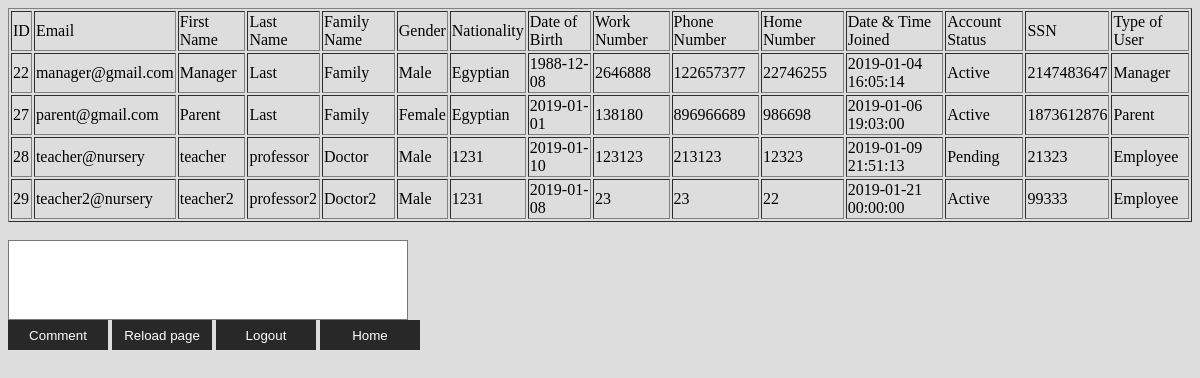
Before: /php/displayUsers.php with the older database file.
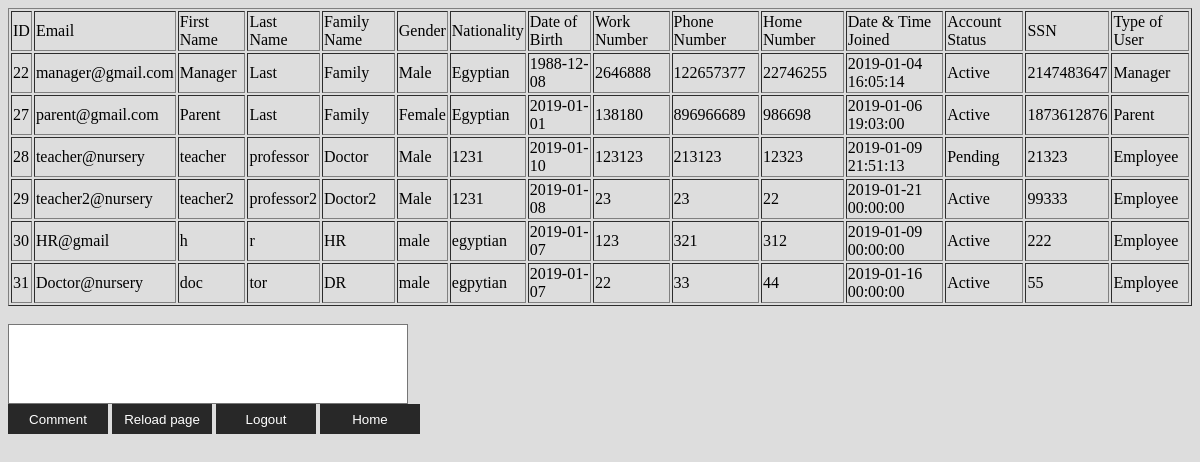
After: the same page with the newer database file.
### tables this page shows
CREATE TABLE `user` (
  `id` int(11) NOT NULL,
  `email` varchar(100) NOT NULL,
  `password` varchar(100) NOT NULL,
  `firstName` varchar(100) NOT NULL,
  `lastName` varchar(100) NOT NULL,
  `familyName` varchar(100) NOT NULL,
  `gender` varchar(100) NOT NULL,
  `nationality` varchar(100) NOT NULL,
  `dateOfBirth` date NOT NULL,
  `workNumber` int(11) NOT NULL,
  `phoneNumber` int(11) NOT NULL,
  `homeTelephoneNumber` int(11) NOT NULL,
  `dateJoined` datetime NOT NULL,
  `statusId` int(11) NOT NULL,
  `ssn` int(11) NOT NULL,
  `typeId` int(11) NOT NULL
);

CREATE TABLE `status` (
  `id` int(11) NOT NULL,
  `statusName` varchar(100) NOT NULL
);

CREATE TABLE `type` (
  `id` int(11) NOT NULL,
  `typeName` varchar(100) NOT NULL
);

### php/displayUsers.php (the view, shortened to what this page needs)
<?php
    require_once("Database_Connection.php");
    $sql = "select * from user";
    $result = mysqli_query($conn,$sql);
    if(mysqli_num_rows($result) > 0){
        echo"<table border='1'>
            <tr>
            <td>ID</td>
            <td>Email</td>
            <td>First Name</td>
            <td>Last Name</td>
            <td>Family Name</td>
            <td>Gender</td>
            <td>Nationality</td>
            <td>Date of Birth</td>
            <td>Work Number</td>
            <td>Phone Number</td>
            <td>Home Number</td>
            <td>Date & Time Joined</td>
            <td>Account Status</td>
            <td>SSN</td>
            <td>Type of User</td>
            </tr>";
        while($row = mysqli_fetch_array($result)){
            echo "<tr>";
            echo "<td>" .$row['id']. "</td>";
            echo "<td>" .$row['email']. "</td>";
            echo "<td>" .$row['firstName']. "</td>";
            echo "<td>".$row['lastName']."</td>";
            echo "<td>" .$row['familyName']. "</td>";
            echo "<td>" .$row['gender']. "</td>";
            echo "<td>".$row['nationality']."</td>";
            echo "<td>" .$row['dateOfBirth']. "</td>";
            echo "<td>".$row['workNumber']."</td>";
            echo "<td>" .$row['phoneNumber']. "</td>";
            echo "<td>" .$row['homeTelephoneNumber']. "</td>";
            echo "<td>".$row['dateJoined']."</td>";
            $status = mysqli_query($conn,"SELECT * FROM status WHERE id='".$row["statusId"]."'");
            if($r = mysqli_fetch_array($status)){
                echo "<td>" .$r['statusName']. "</td>";
            }
            echo "<td>".$row['ssn']."</td>";
            $type = mysqli_query($conn,"SELECT * FROM type WHERE id='".$row["typeId"]."'");
            if($r1 = mysqli_fetch_array($type)){
                echo "<td>" .$r1['typeName']. "</td>";
            }
            echo "</tr>";
        }
            echo "</table>";
    }
    include 'Comments.php';
?>

### php/Comments.php (shortened to what this page needs)
<?php
  include 'Database_Connection.php';
 ?>
<!DOCTYPE html>
<html lang='en' dir='ltr'>
<head>
  <link rel='stylesheet' href='../css/style1.css'>
</head>
<body>
  <?php
    echo "<br>";
    echo "<form method='post' action='".setComments($conn)."'>
    <input type='hidden' name='userId'>
    <input type='hidden' name='date' value='".date('Y-m-d H:i:s')."'>
    <textarea name='message'></textarea><br>
    <button  type='submit' name='commentSubmit'>Comment</button>
    <button onclick='ReloadingPage()'>Reload page</button>
    <a href='logOut.php' style=' color: white; text-align: center; text-decoration: none;  display: inline-block;'><button type='button' name='logOut'>Logout</button></a>
    <a href='../html/Welcome_Page.html'  style=' color: white; text-align: center; text-decoration: none;  display: inline-block;'><button type='button' name='Home'>Home</button></a>
    </form>";
  ?>
</body>
</html>

### css/style1.css (style rules this page uses)
body { background-color: #ddd; }
textarea { width: 400px; height: 80px; background-color: #fff; resize: none; }
button { width: 100px; height: 30px; background-color: #282828; border: none; color: #fff; font-family: arial; font-weight: 400; cursor: pointer; }

Changed rows visible on the page:
added user: id "30", email "HR@gmail", firstName "h", lastName "r", familyName "HR", gender "male", nationality "egyptian", dateOfBirth "2019-01-07", workNumber "123", phoneNumber "321", homeTelephoneNumber "312", dateJoined "2019-01-09 00:00:00", statusId.statusName "Active", ssn "222", typeId.typeName "Employee"
added user: id "31", email "Doctor@nursery", firstName "doc", lastName "tor", familyName "DR", gender "male", nationality "egpytian", dateOfBirth "2019-01-07", workNumber "22", phoneNumber "33", homeTelephoneNumber "44", dateJoined "2019-01-16 00:00:00", statusId.statusName "Active", ssn "55", typeId.typeName "Employee"
